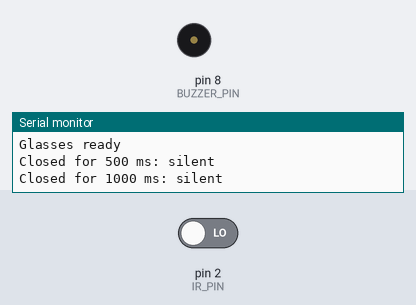
Recording of a sketch running on a simulated Arduino Uno, built with avr-gcc and run on an emulated ATmega328P. Shown: buzzer (waves = sounding), the last lines printed to the serial monitor. The test bench sets the inputs (shaded band); at power-on: pin 2 (IR_PIN) LOW.

Above: at 1.2 s.
1.3 s: pin 2 (IR_PIN) driven HIGH
At 2.3 s:
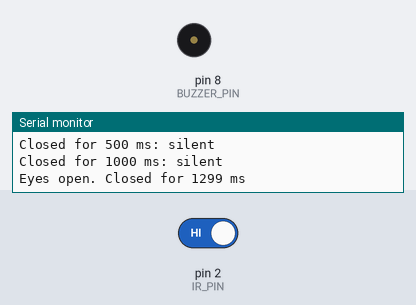
2.8 s: pin 2 (IR_PIN) driven LOW
At 10.9 s:
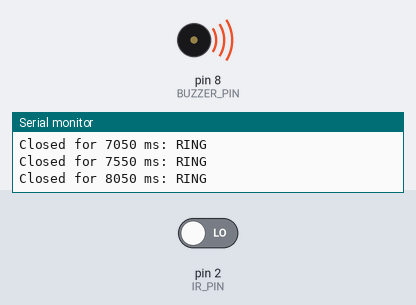
Timing chart, 0 to 11.8 s (numbered marks = the images above; inputs shaded):
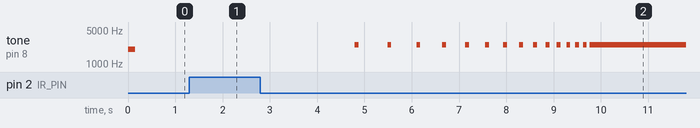

Measured:
- after the input at 1.3 s, tone on pin 8 (BUZZER_PIN): stops changing and stays silent
- after the input at 2.8 s, tone on pin 8 (BUZZER_PIN): plays 2500 Hz for 0.08 s, 2500 Hz for 0.08 s, 2500 Hz for 0.08 s, 2500 Hz for 0.08 s, 2500 Hz for 0.08 s, 2500 Hz for 0.08 s … (15 notes in this stretch), starting after 2.0 s

The sketch:

IVISYX_Hack_PHS.ino
```cpp
// ===================================================
//  DROWSINESS GLASSES: beeps get faster the longer the eyelid stays closed
//  IR module:      VCC -> 5V, GND -> GND, OUT -> pin 2
//  Passive buzzer: VCC -> 5V, GND -> GND, I/O -> pin 8
//  Serial monitor: 9600 baud
// ===================================================

// ---- Hardware ------------------------------------------------------
const int  IR_PIN        = 2;
const int  BUZZER_PIN    = 8;
const bool IR_ACTIVE_LOW = true;    // true: IR OUT is LOW when it detects the eyelid
const bool DEBUG         = true;

// ---- Timing (edit these) ---------------------------------------------
const unsigned long DEBOUNCE_MS = 50;     // ignore IR flicker shorter than this

const unsigned long START_MS = 2000;      // eyelid closed this long: slow beeps start
const unsigned long RING_MS  = 7000;      // eyelid closed this long: one long ring
// Suggested real-use values: START_MS = 500, RING_MS = 3000

const unsigned int  BEEP_HZ        = 2500;   // one pitch for the whole alarm
const unsigned int  BEEP_ON_MS     = 80;     // each beep's length
const unsigned long SLOWEST_GAP_MS = 700;    // gap between beeps when they start
const unsigned long FASTEST_GAP_MS = 60;     // gap just before the ring

// ---- State -----------------------------------------------------------
bool lastRaw = false;
bool stableClosed = false;
unsigned long rawChangedAt = 0;
unsigned long closedSince = 0;

bool readIr() {
  bool raw = digitalRead(IR_PIN);
  return IR_ACTIVE_LOW ? !raw : raw;           // true = eyelid detected
}

// Gap between beeps shrinks in a straight line from START_MS to RING_MS
unsigned long gapFor(unsigned long closedFor) {
  if (closedFor <= START_MS) return SLOWEST_GAP_MS;
  if (closedFor >= RING_MS)  return FASTEST_GAP_MS;
  unsigned long span = RING_MS - START_MS;
  unsigned long diff = (SLOWEST_GAP_MS - FASTEST_GAP_MS) * (closedFor - START_MS) / span;
  return SLOWEST_GAP_MS - diff;
}

void updateBuzzer(bool closed, unsigned long closedFor, unsigned long now) {
  static bool active = false, on = false, cont = false;
  static unsigned long phaseStart = 0;

  // Eyes open, or closed for less than START_MS (normal blink): silent
  if (!closed || closedFor < START_MS) {
    if (active) {
      noTone(BUZZER_PIN);
      active = false; on = false; cont = false;
    }
    return;
  }

  // Long closure: one continuous ring
  if (closedFor >= RING_MS) {
    if (!cont) {
      tone(BUZZER_PIN, BEEP_HZ);
      cont = true; active = true; on = true;
    }
    return;
  }

  // In between: beeps that keep getting faster
  if (!active) {
    active = true; on = true; phaseStart = now;
    tone(BUZZER_PIN, BEEP_HZ);
    return;
  }

  unsigned long dur = on ? BEEP_ON_MS : gapFor(closedFor);
  if (now - phaseStart >= dur) {
    on = !on;
    phaseStart = now;
    if (on) tone(BUZZER_PIN, BEEP_HZ);
    else    noTone(BUZZER_PIN);
  }
}

void setup() {
  Serial.begin(9600);
  pinMode(IR_PIN, INPUT);
  pinMode(BUZZER_PIN, OUTPUT);

  tone(BUZZER_PIN, 2000, 150);                 // short startup beep

  lastRaw = readIr();
  stableClosed = lastRaw;
  closedSince = millis();
  if (DEBUG) Serial.println("Glasses ready");
}

void loop() {
  unsigned long now = millis();

  // ---- debounced eyelid detection ----
  bool raw = readIr();
  if (raw != lastRaw) {
    lastRaw = raw;
    rawChangedAt = now;
  }
  if (raw != stableClosed && now - rawChangedAt >= DEBOUNCE_MS) {
    stableClosed = raw;
    if (stableClosed) {
      closedSince = rawChangedAt;
    } else if (DEBUG) {
      Serial.print("Eyes open. Closed for ");
      Serial.print(rawChangedAt - closedSince);
      Serial.println(" ms");
    }
  }

  // ---- buzzer ----
  unsigned long closedFor = stableClosed ? (now - closedSince) : 0;
  updateBuzzer(stableClosed, closedFor, now);

  // ---- status while the eyelid is closed ----
  static unsigned long lastPrint = 0;
  if (DEBUG && stableClosed && now - lastPrint >= 500) {
    lastPrint = now;
    Serial.print("Closed for ");
    Serial.print(closedFor);
    Serial.print(" ms: ");
    if (closedFor < START_MS)      Serial.println("silent");
    else if (closedFor >= RING_MS) Serial.println("RING");
    else {
      Serial.print("beeping, gap ");
      Serial.print(gapFor(closedFor));
      Serial.println(" ms");
    }
  }
}
```
